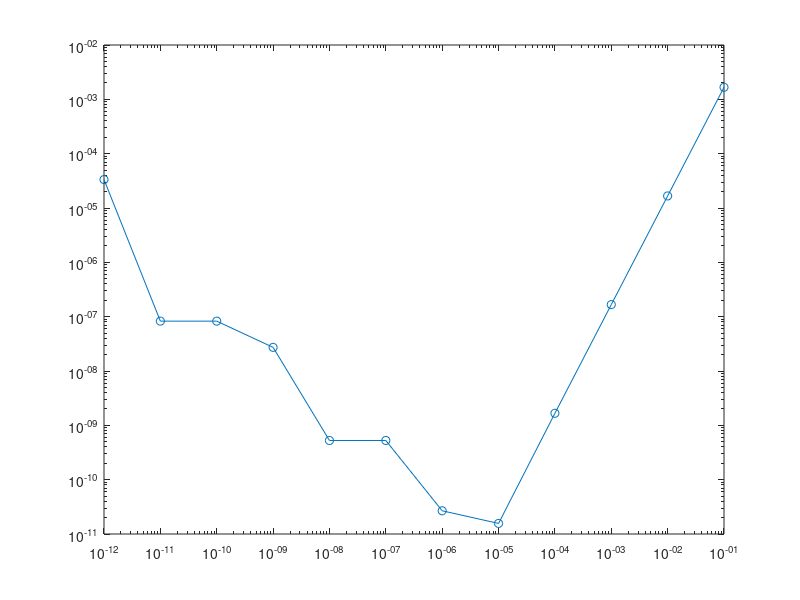

Here is the MATLAB script that generated this plot:
clc;
format long;

%% a
f = @(x) sin(x) - cos(x);
h = [];
for k=1:12
    h = [h 10^-k];
end

f_prime = @(x) cos(x) + sin(x);

central_diff = @(x, h) (f(x+h) - f(x-h))/(2*h);

central_err = zeros(size(h));
for i=1:length(h)
    central_err(i) = abs(central_diff(0, h(i)) - f_prime(0));
end

loglog(h, central_err, 'o-')

for i=1:length(h)
    disp(['h: ', num2str(h(i)), ', x: ', num2str(central_err(i))])
end

%% b
clc

forward_diff = @(x, h) (f(x + h) - f(x)) / h;

forward_err = zeros(size(h));
for i=1:length(h)
    forward_err(i) = abs(central_diff(0,h(i)) - f_prime(0));
end
